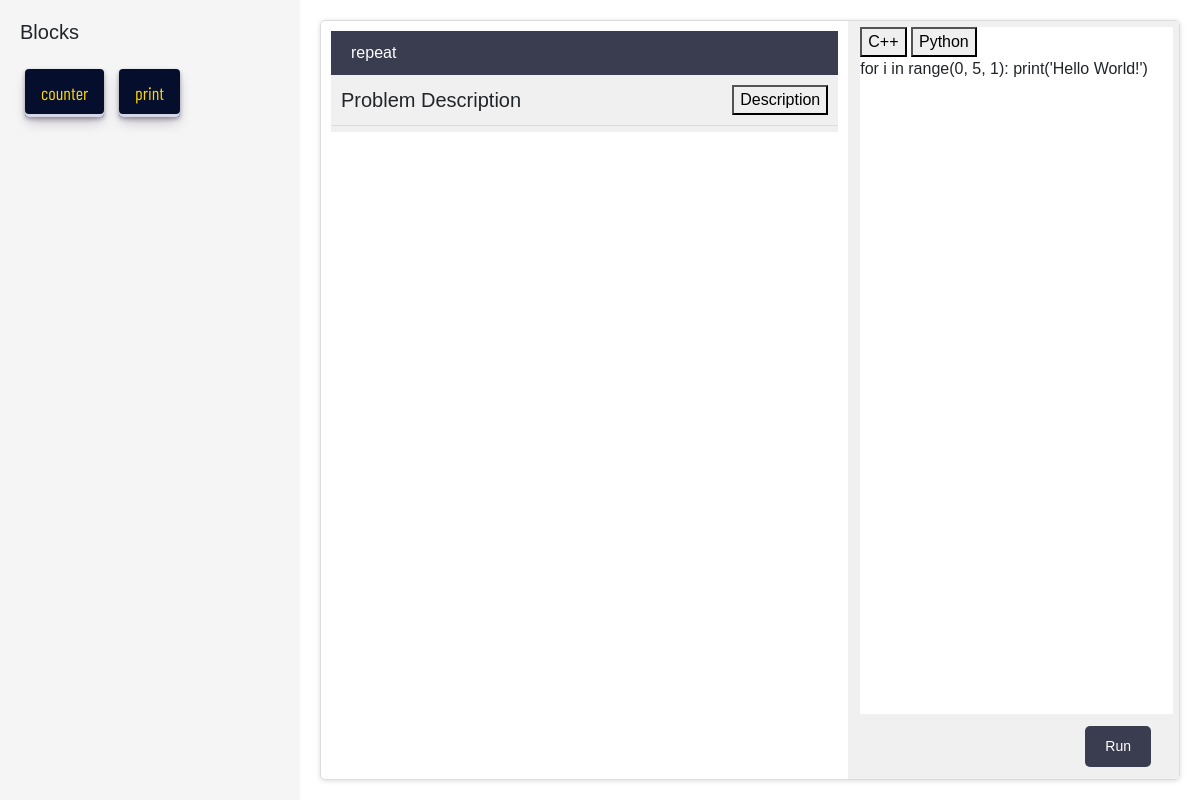
The page /tutorial/repeat/ (signed in) on the database its author committed.
### TutorialsBlocks/models.py (models this page shows, shortened)
class Tutorial(models.Model):
    tname = models.CharField(max_length=25, primary_key=True)
    body = models.TextField()
    block_id = models.CharField(max_length=50)
    valid_code = models.TextField()
    sequence = models.IntegerField(default=0)

### mainBlocks/models.py (models this page shows, shortened)
class Problem(models.Model):
    problem_id = models.CharField(max_length=25, null=True)
    submission_date = models.DateTimeField(auto_now=True)
    submission_status = models.CharField(max_length=10, default='submitted')
    user_code = models.TextField()

### TutorialsBlocks/views.py (the view)
# urls.py: path('<str:tname>/', renderTutorials, name='renderTutorials'),
def renderTutorials(request, tname):
    form = UserCodeForm()
    tutorial = Tutorial.objects.get(tname=tname)
    user = User.objects.get(username=request.user.username)
    if request.method == 'POST':
        form = UserCodeForm(request.POST)
        print(form)
        if form.is_valid():
            user_code = form.cleaned_data['user_code']
            p = Problem(problem_id=tname, submission_status="submitted", user_code=user_code)
            p.user = user
            p.save()
            next_tutorial = Tutorial.objects.filter(sequence__gt=tutorial.sequence).order_by('sequence').first()
            print('se', tutorial.sequence)
            print('se', next_tutorial)
            if next_tutorial:
                return redirect(reverse('tutorial:renderTutorials', args=[next_tutorial.tname]))
        else:
            print(form.errors)
    else:
        form = UserCodeForm()
    text = tutorial.block_id.split(' ')
    dic=[]
    profile = user.profile
    user_code = profile.problems.filter(problem_id = tname)
    if user_code.exists():
        user_code = user_code.first().user_code
    else:
        user_code = ''
    for id in text:
        dic.append(id)
    context = {
        'my_template': 'TutorialsBlocks/tutorials.html',
        'tutorial': tutorial,
        'id': dic,
        'form': form,
        'prev_code': user_code
    }
    return render(request, 'blocks.html', context)

### templates/blocks.html (shortened to what this page needs)
{% extends my_template %}
{% load static %}
   {% block mainscript %}
<head>
   <link rel="stylesheet" href="{% static '/Am-style/if.css' %}">
   <link rel="stylesheet" href="{% static 'Am-style/front/home.css' %}" />
      <link
      rel="stylesheet"
      href="https://cdn.jsdelivr.net/npm/intro.js@3.2.1/introjs.min.css"
    />
    <link
      href="https://cdn.jsdelivr.net/npm/bootstrap@5.0.0-beta1/dist/css/bootstrap.min.css"
      rel="stylesheet"
    />
   </head>
   {% endblock mainscript %}
      {% block block %}
      {% for block_id in id %}
         {% with trimmed_id=block_id|slice:"-5" %}
            <button class="button-30"
            data-hint="Here you can get all the variety of coffee."
            data-hintposition="bottom-middle"
            role="button">{{ trimmed_id }}</button>
         {% endwith %}
      {% endfor %}
      {% endblock block %}

### TutorialsBlocks/templates/TutorialsBlocks/tutorials.html (shortened to what this page needs)
{% load static %}
<!DOCTYPE html>
<html>
<head>
  {% block mainscript %}
  {% endblock mainscript %}
</head>
<body>
	<div class="left-section">
		<h2>Blocks</h2>
			{% block block %}
			{% endblock %}
   </div>
  <div class="right-section">
	<div class="problem-body">
		<div class="header">{{  tutorial.tname  }}</div>
	  <div class="problem-header">
		<h2>Problem Description</h2>
		<button onclick="windowOpener();">Description</button>
	  </div>
	  <div class="codesspace">
			<svg class="Am-workspace"xmlns="http://www.w3.org/2000/svg"
			xmlns:xlink="http://www.w3.org/1999/xlink"
			xmlns:html="http://www.w3.org/1999/xhtml"
			version="1.1" width="100%" height="100%">
			<g class="Am-workspace main">
				<filter id="my-filter">
					<feGaussianBlur stdDeviation="4" />
				  </filter>
		</g>
		</svg>
	  </div>
	</div>
	<div class="workspace">
		<div>
			<button onclick="window.lang_id = 0; window.translateAndSet()">C++</button>
			<button onclick="window.lang_id = 1; window.translateAndSet()">Python</button>
		</div>
		<p id ='user_code' style="height: 100%;" >
			{{prev_code}}
		</p>
		<p id='error' style="height: 10%"> </p>
		<form method="post">
			 <div class="footer">
				{% if step == 1 %}
				<button value="<-step"  ><- step </button>
					<button value="step->"  >step -> </button>
				{% else %}
					<button  type="submit" value="Submit"  >Run </button>
				{% endif %}
			</div>
		</form>
	</div>
  </body>
</html>

### static/Am-style/if.css (style rules this page uses)
body { fill: rgb(255, 255, 255); font-family: 'Gill Sans', 'Gill Sans MT', Calibri, 'Trebuchet MS', sans-serif; font-size: larger; margin: 0; }

### static/Am-style/front/home.css (style rules this page uses)
.button-30 { margin: 5px; align-items: center; appearance: none; background-color: #050e2d; border-radius: 4px; border-width: 0; box-shadow: rgba(45, 35, 66, 0.4) 0 2px 4px,rgba(45, 35, 66, 0.3) 0 7px 13px -3px,#D6D6E7 0 -3px 0 inset; box-sizing: border-box; color: #FFD700; cursor: pointer; display: inline-flex; font-family: BarlowCondensed; height: 48px; justify-content: center; line-height: 1; list-style: none; overflow: hidden; padding-left: 16px; padding-right: 16px; position: relative; text-align: left; text-decoration: none; transition: box-shadow .15s,transform .15s; user-select: none; -webkit-user-select: none; touch-action: manipulation; white-space: nowrap; will-change: box-shadow,transform; font-size: 18px; }

### TutorialsBlocks/templates/TutorialsBlocks/tutorials.html (style rules this page uses)
body { font-family: sans-serif; margin: 0; padding: 0; display: flex; flex-direction: row; height: 100vh; }
.left-section { background-color: #f5f5f5; flex: 0 0 300px; flex-direction: column; padding: 20px; }
.left-section h2 { font-size: 20px; margin: 0; margin-bottom: 20px; }
.right-section { flex: 1; display: flex; flex-direction: row; margin: 20px; border: 1px solid #dcdcdc; box-shadow: 0px 1px 5px #dcdcdc; border-radius: 5px; overflow: hidden; }
.header { background-color: #393d4f; color: #fff; padding: 10px 20px; }
.problem-header { background-color: #f0f0f0; padding: 10px; display: flex; flex-direction: row; align-items: center; justify-content: space-between; border-bottom: 1px solid #dcdcdc; }
.problem-header h2 { font-size: 20px; margin: 0; }
.problem-body { width: 50%; padding: 10px; line-height: 1.5; border-right: solid 6px #f0f0f0; }
.workspace { flex: 2; display: flex; flex-direction: column; border-top: solid 6px #f0f0f0; }
.footer { background-color: #f0f0f0; padding: 10px 20px; display: flex; flex-direction: row; align-items: center; justify-content: flex-end; }
.footer button { background-color: #393d4f; color: #fff; padding: 10px 20px; border: none; border-radius: 5px; font-size: 14px; cursor: pointer; margin: 2px; }
.workspace { flex: 3; display: flex; flex-direction: column; border-left: solid 6px #f0f0f0; border-right: solid 6px #f0f0f0; }
.problem-body { width: 50%; padding: 10px; flex-grow: 1; line-height: 1.5; border-right: solid 6px #f0f0f0; }
.codesspace { height: 100%; width: 100%; border-top: solid 6px #f0f0f0; bottom: 0; }

### rows shown on the page
Tutorial: tname "repeat"
Problem: user_code "for i in range(0, 5, 1): print('Hello World!')"

### other values the page prints
{{ trimmed_id }} "counter" "print"
